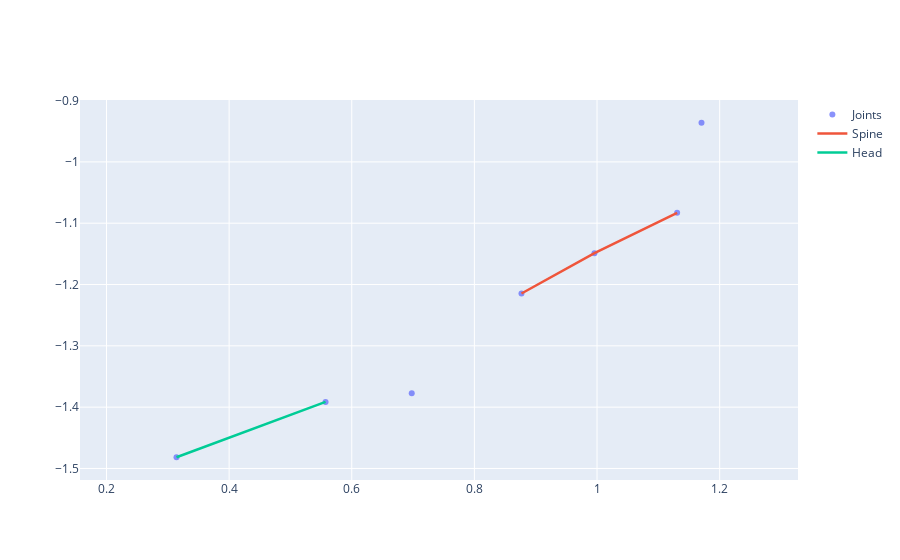
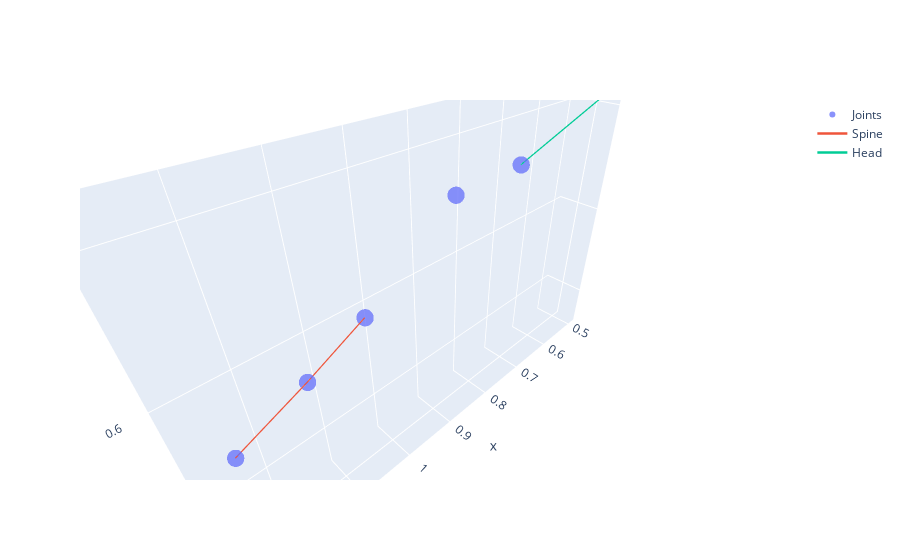

Notebook source saved alongside these figures, in order:
### Code cell
# Visualize dataset
for X, Y, Z in val_dataset:
    # Get action label
    print('Action Label: {}\n'.format(inv_action_indices[Z[100].numpy()]))
    # Visualize 2D pose
    visualize_2d(X[100].numpy())
    # Visualize 3D pose
    visualize_3d(Y[100].numpy())
    break

### Figure 1 — Plotly figure (JSON) as saved in the notebook; plotly's stock layout.template omitted (floating-point values rounded to 4 significant figures)
{"data": [{"marker": {"size": 6}, "mode": "markers", "name": "Joints", "opacity": 0.75, "type": "scatter", "x": [1.17, 1.131, 0.9958, 0.8768, 0.6978, 0.5573, 0.3142], "y": [-0.9362, -1.083, -1.149, -1.215, -1.377, -1.392, -1.482]}, {"line": {"width": 2.5}, "mode": "lines", "name": "Spine", "type": "scatter", "x": [1.131, 0.9958, 0.8768], "y": [-1.083, -1.149, -1.215]}, {"line": {"width": 2.5}, "mode": "lines", "name": "Head", "type": "scatter", "x": [0.5573, 0.3142], "y": [-1.392, -1.482]}], "layout": {"yaxis": {"scaleanchor": "x", "scaleratio": 1}}}

### Figure 2 — Plotly figure (JSON) as saved in the notebook; plotly's stock layout.template omitted (floating-point values rounded to 4 significant figures)
{"data": [{"marker": {"size": 6}, "mode": "markers", "name": "Joints", "opacity": 0.75, "type": "scatter3d", "x": [1.269, 1.233, 1.113, 1.007, 0.8477, 0.7213, 0.501], "y": [-1.228, -1.239, -1.235, -1.231, -1.202, -1.182, -1.159], "z": [0.3296, 0.4586, 0.518, 0.5774, 0.7299, 0.7474, 0.8349]}, {"line": {"width": 2.5}, "mode": "lines", "name": "Spine", "type": "scatter3d", "x": [1.233, 1.113, 1.007], "y": [-1.239, -1.235, -1.231], "z": [0.4586, 0.518, 0.5774]}, {"line": {"width": 2.5}, "mode": "lines", "name": "Head", "type": "scatter3d", "x": [0.7213, 0.501], "y": [-1.182, -1.159], "z": [0.7474, 0.8349]}], "layout": {"scene": {"aspectmode": "data"}}}
